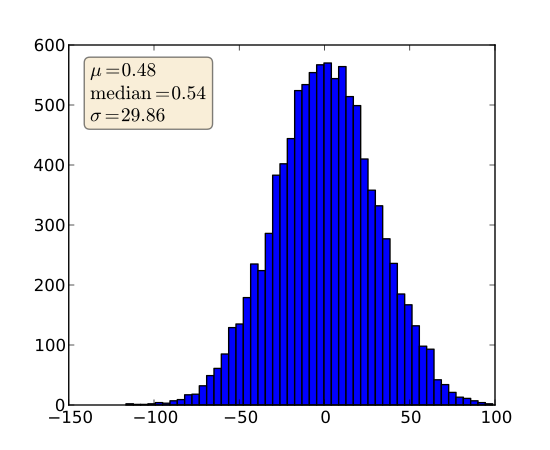

Write Python code to recreate this figure.
np.random.seed(1234)
fig, ax = plt.subplots(1)
x = 30*np.random.randn(10000)
mu = x.mean()
median = np.median(x)
sigma = x.std()
textstr = '$\mu=%.2f$\n$\mathrm{median}=%.2f$\n$\sigma=%.2f$'%(mu, median, sigma)

ax.hist(x, 50)
# these are matplotlib.patch.Patch properies
props = dict(boxstyle='round', facecolor='wheat', alpha=0.5)

# place a text box in upper left in axes coords
ax.text(0.05, 0.95, textstr, transform=ax.transAxes, fontsize=14,
        verticalalignment='top', bbox=props)
